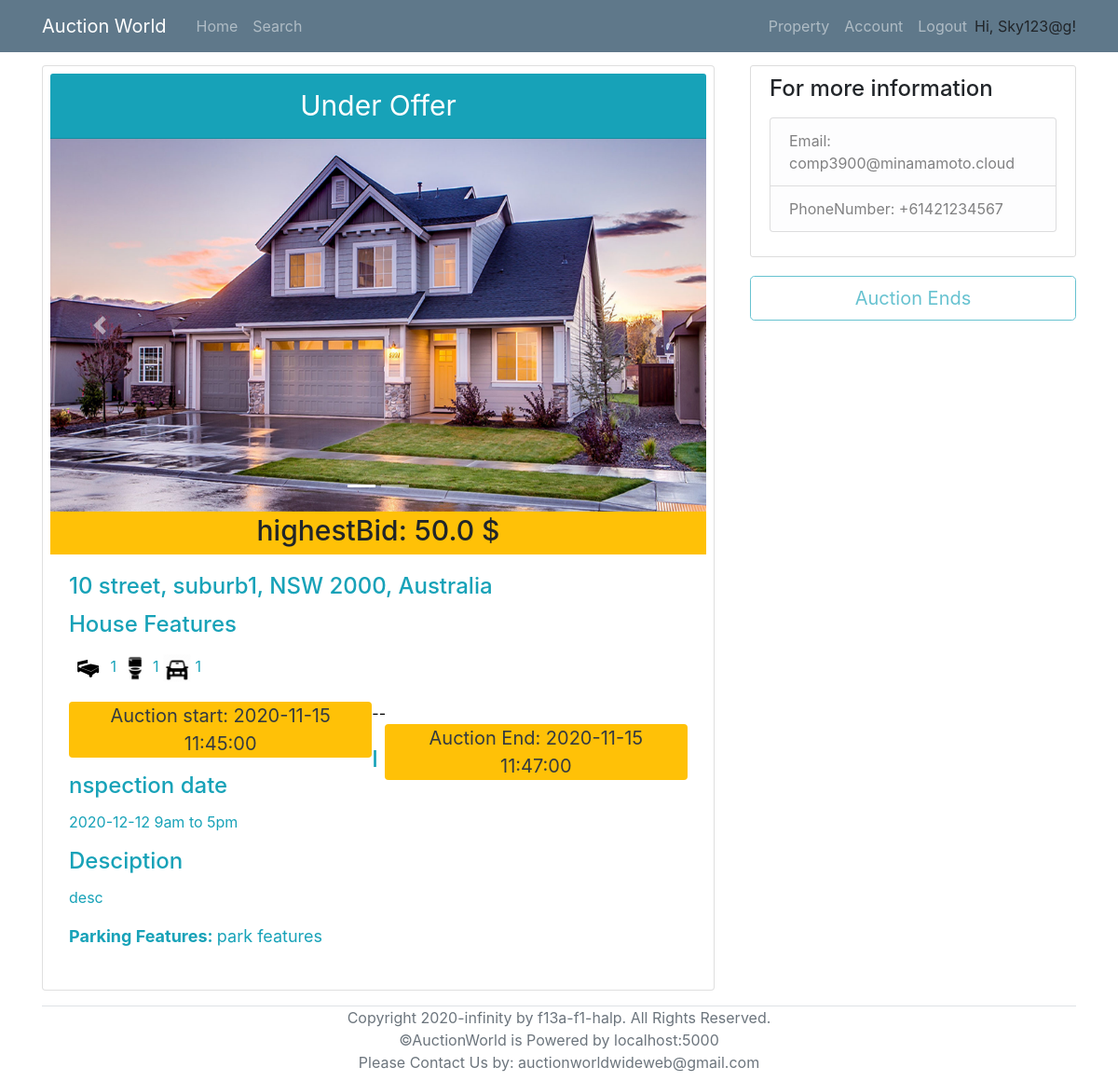
The app's page /viewProperty/1 (signed in), older data.
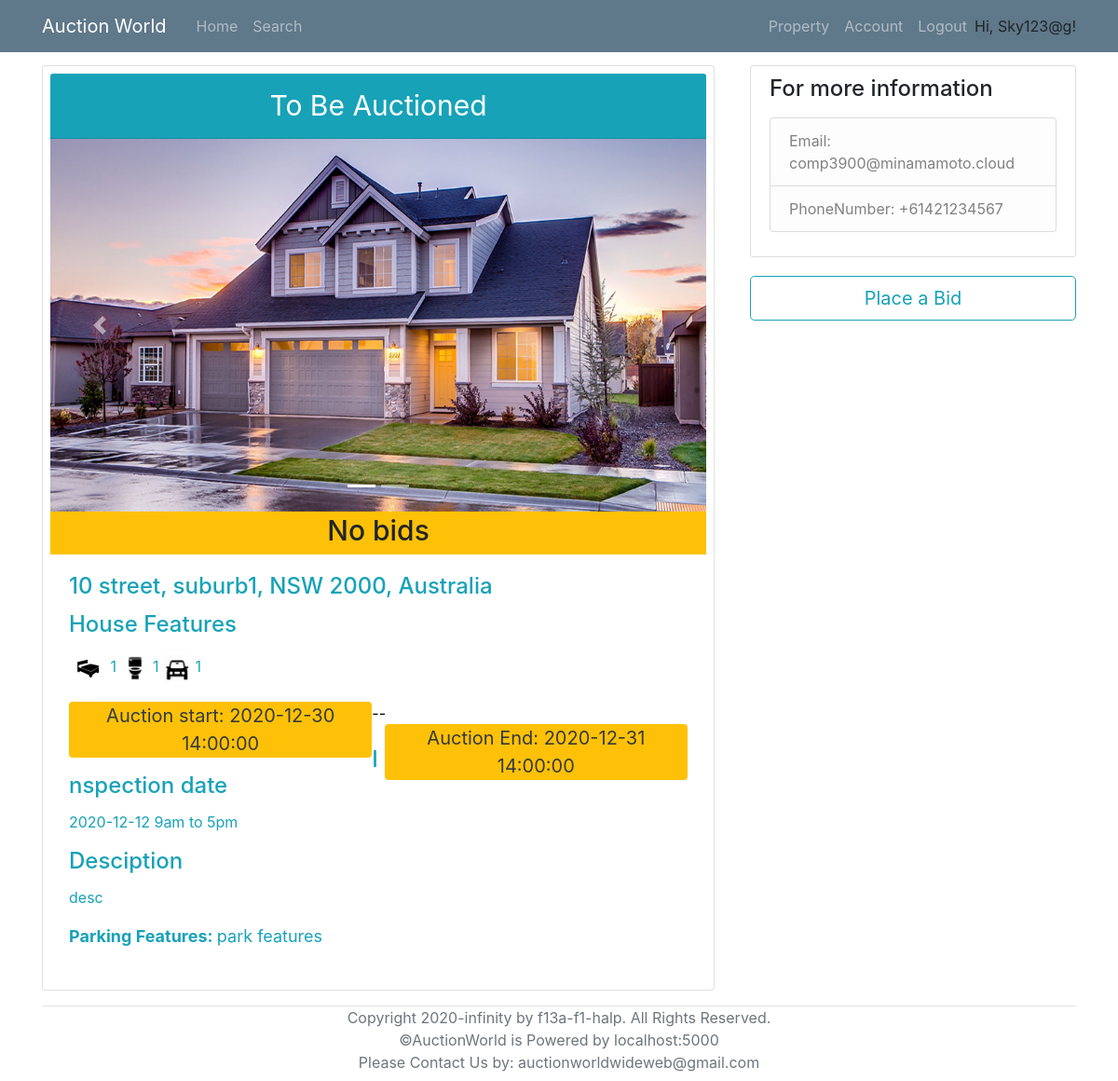
The same page, newer data.
### models.py (models this page shows, shortened)
class Bid(db.Model):
    __tablename__ = 'Bid'
    id = db.Column(db.Integer, primary_key=True)
    BidderID = db.Column(db.Integer, db.ForeignKey('User.id'), nullable=False)
    AuctionID = db.Column(db.Integer, db.ForeignKey('AuctionDetails.id'), nullable=False)
    Amount = db.Column(db.Float, nullable=False)

class AuctionDetails(db.Model):
    __tablename__ = 'AuctionDetails'
    id = db.Column(db.Integer, primary_key=True)
    AuctionStart = db.Column(db.DateTime, nullable=False)
    AuctionEnd = db.Column(db.DateTime, nullable=False)
    ReservePrice = db.Column(db.Float, nullable=False)
    MinBiddingGap = db.Column(db.Float, nullable=False)
    PropertyID = db.Column(db.String, db.ForeignKey('Property.id'), unique=True, nullable=False)
    SellerID = db.Column(db.Integer, db.ForeignKey('User.id'), nullable=False)

### routes.py (the view)
@app.route('/viewProperty/<property_id>', methods=['POST','GET'])
def viewProperty(property_id):
    property_info = Property.query.filter_by(id=property_id).first_or_404()
    seller = User.query.get(property_info.seller)
    auction = AuctionDetails.query.filter_by(PropertyID = property_id).first()
    if auction:
        highestBid = Bid.query.filter_by(AuctionID = auction.id).order_by(desc(Bid.Amount)).first()
        registered = RegisteredAssociation.query.filter_by(PropertyID = property_id, RegisteredBidderID=current_user.id).first()
        if datetime.now() >= auction.AuctionEnd:
            end=True
        else:
            end=False
        if datetime.now() < auction.AuctionStart or datetime.now()>auction.AuctionEnd:
            remainingTime = None
        else:
            remainingTime = humanfriendly.format_timespan(auction.AuctionEnd - datetime.now())
    else:
        highestBid = None
        registered = None
        remainingTime = None
        end=False
    return render_template('viewProperty.html', title='View Property', property=property_info, seller= seller, auction=auction, highestBid=highestBid, registered=registered, remainingTime=remainingTime, end=end)

### models.py (called while the page is built)
@login_manager.user_loader
def load_user(id):
    return User.query.get(id)

### templates/viewProperty.html (shortened to what the changed rows need)
{% extends "base.html" %}
{% block content %}
<div class="row">
    {% if current_user.id != seller.id %}
        <div class="col-md-8">
            <div class="card p-2 col-md-3.8 mr-2 mb-3">
    {% else %}
        <div class="col-md-10">
            <div class="card p-2 col-md-3.8 ml-3 mr-2 mb-3">
    {% endif %}
                    <div class="card-header text-center bg-info text-white" style="font-size: 30px;">
                        {% if property.status == "auction" %}
                            To Be Auctioned
                        {% elif property.status == "sold" %}
                            Sold
                        {% elif property.status == "Under Offer" %}
                            Under Offer
                        {% endif %}
                    </div>
                    {% if property.photo_collection.count() == 0 %}
						<img class="card-img-top" src="/static/propertyImage/Sample.jpg" alt="Card image cap" >
                    {% else %}
                    <div id="carouselExampleIndicators" class="carousel slide" data-ride="carousel">
                        <ol class="carousel-indicators">
                        </ol>
                        <div class="carousel-inner">
                        </div>
                        <a class="carousel-control-prev" href="#carouselExampleIndicators" role="button" data-slide="prev">
                        </a>
                        <a class="carousel-control-next" href="#carouselExampleIndicators" role="button" data-slide="next">
                        </a>
                    </div>
                    {% endif %}
                    <h6 class="card-subtitle pt-2 pb-2 text-center bg-warning" style="font-size: 30px;" >
                        {% if highestBid:%}
                            highestBid: {{highestBid.Amount}} $
                        {% else %}
                            No bids
                        {% endif%}
                    </h6>
                    <div class="card-body text-info">
                        <h4 class="card-title">
                            {{property.add_num}} {{property.add_name}}, {{property.add_suburb}}, {{property.add_state}} {{property.add_pc}}, Australia
                        </h4>
                        <h4 class="card-title">{{property.property_type}} Features </h4>
                        <p class="card-text">
							<span><img src="/static/icons/bedicon.png" alt="Card image cap" style="width:40px; height: 40px;"> {{property.num_bedrooms}}</span>
							<span><img src="/static/icons/restroom.png" alt="Card image cap" style="width:30px; height: 30px;"> {{property.num_bathrooms}}</span>
                            <span><img src="/static/icons/car.png" alt="Card image cap" style="width:30px; height: 30px;"> {{property.num_parking}}</span> <br>
                        </p>
                        {% if auction.AuctionStart and auction.AuctionEnd %}
                            <p class="text-dark bg-warning rounded pl-2 pr-2 mb-0 text-center" style="width: 49%; float: left; font-size: 20px;"> Auction start: {{auction.AuctionStart}} </p>
                            <p style="float: left; color: black;" class="mb-0">--</p>
                            <p class="text-dark bg-warning rounded pl-2 pr-2 mb-0 text-center" style="width: 49%; float: right; font-size: 20px;"> Auction End: {{auction.AuctionEnd}} </p> <br><br>
                        {% endif %}
                        <h4 class="card-title">Inspection date</h4>
                        {% if property.inspection_date %}
                            <p class="card-text">{{property.inspection_date.year}}-{{property.inspection_date.month}}-{{property.inspection_date.day}} 9am to 5pm</p>
                        {% else %}
                            <p class="card-text">The inspection date has not been setted up yet, please wait or you can contact us to make a schedule for you to visit.</p>
                        {% endif %}
                        <h4 class="card-title"> Desciption </h4>
                        <p class="card-text">{{property.description}}</p>
                        <p style="font-size: 18px;"> <strong>Parking Features: </strong>  {{property.parking_features}}</p>
                    </div>
                </div>
    </div>
    {% if current_user.id != seller.id %}
        <div class="col-md-4">
            {% if auction %}
                {% if property.status=='sold' or end %}
                <a href="{{ url_for( 'viewAuction', AuctionID_= auction.id ) }}" >
                    <button class ="btn btn-outline-info btn-lg" style="width: 100%;" type="submit" disabled>Auction Ends</button>
                </a>
                {% elif registered %}
                <a href="{{ url_for( 'viewAuction', AuctionID_= auction.id ) }}" >
                    <button class ="btn btn-outline-info btn-lg" style="width: 100%;" type="submit" >Place a Bid</button>
                </a>
                {% else %}
                <a href="{{ url_for( 'viewAuction', AuctionID_= auction.id ) }}" >
                    <button class ="btn btn-outline-info btn-lg" style="width: 100%;" type="submit" > Join in as a bidder</button>
                </a>
                {% endif %}
            {% else %}
                <p class="badge badge-pill badge-info" style="font-size: 18px;">No auction setted up yet, please wait.</p>
                <a href="{{ url_for( 'viewAuction', AuctionID_= auction.id ) }}" >
                    <button class ="btn btn-outline-info btn-lg" style="width: 100%;" type="submit" disabled> Join in as a bidder</button>
                </a>
            {% endif %}
        </div>
    {% endif %}
</div>
{% endblock %}

Row changes from the older to the newer data that the page shows:
no longer on this page (row edited): Bid: Amount "50.0"
changed Property "street": status "Under Offer" → "auction" (drawn)
changed AuctionDetails: AuctionStart "2020-11-15 11:45:00" → "2020-12-30 14:00:00"; AuctionEnd "2020-11-15 11:47:00" → "2020-12-31 14:00:00"
Text that changed along with them:
text no longer shown: "Under Offer highestBid: $ Auction Ends"
text now shown: "To Be Auctioned No bids Place a Bid"
